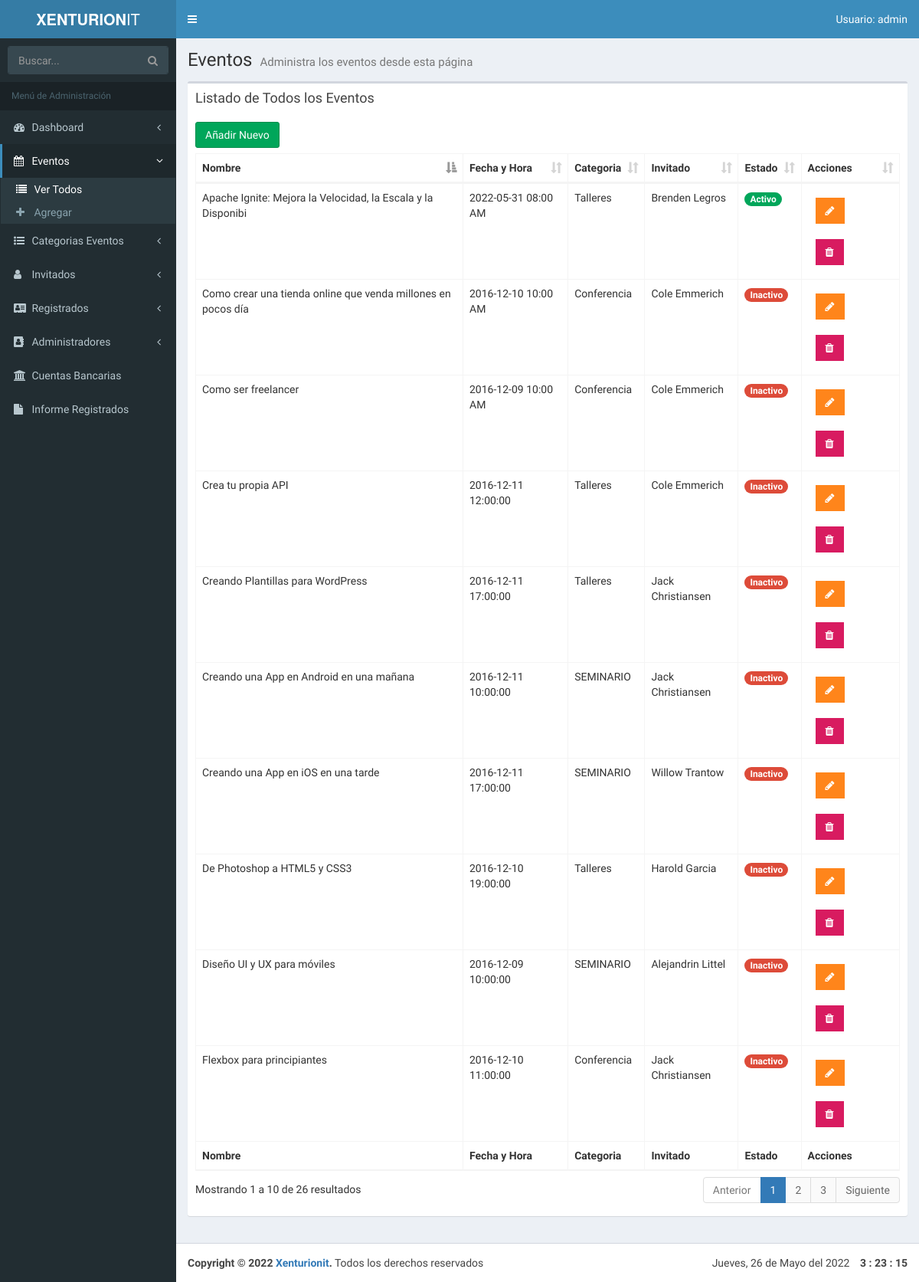
Before: /admin/lista-eventos.php (signed in) with the older database file.
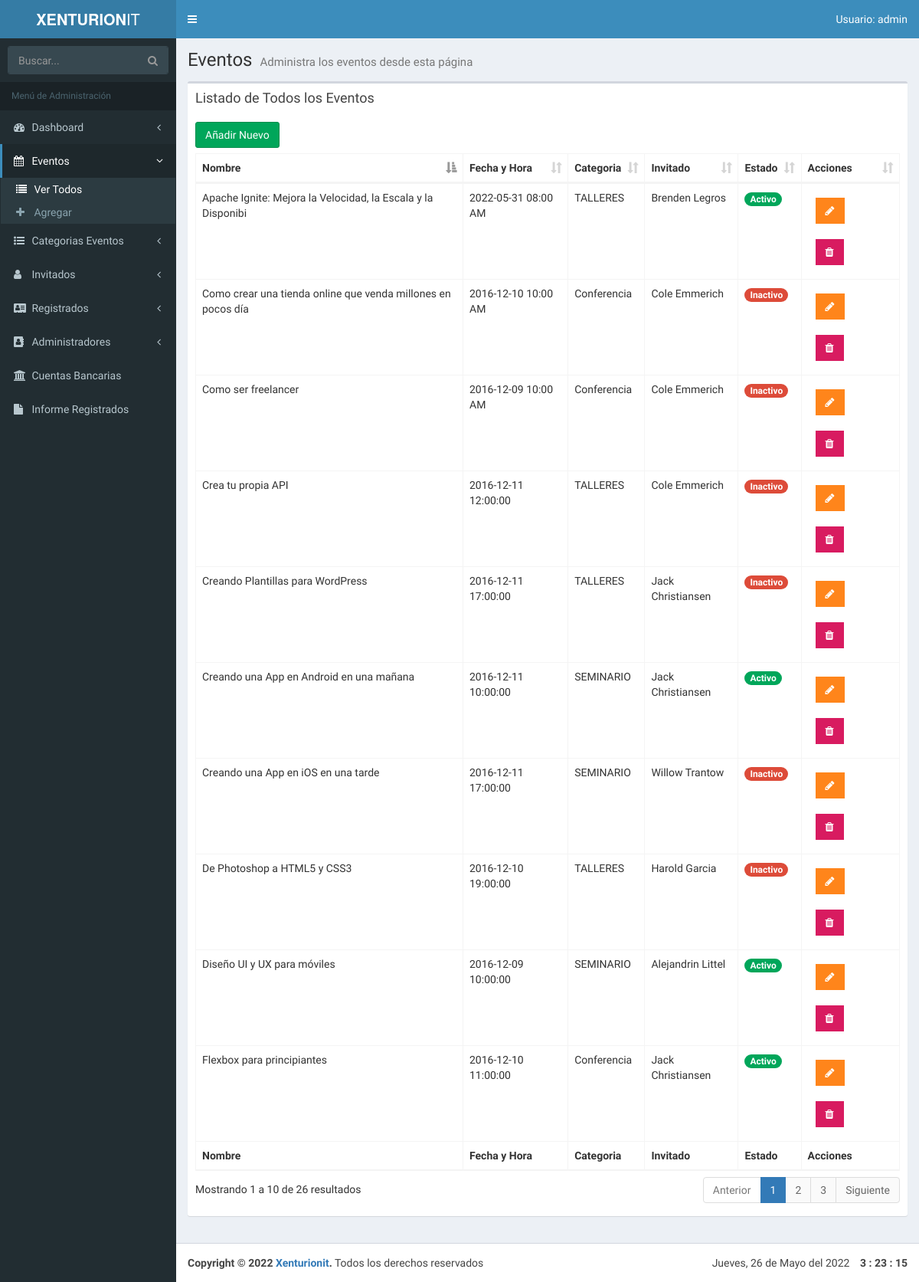
After: the same page with the newer database file.
### tables this page shows
CREATE TABLE `eventos` (
                           `evento_id` tinyint(10) NOT NULL AUTO_INCREMENT,
                           `nombre_evento` varchar(60) NOT NULL,
                           `fecha_evento` date NOT NULL,
                           `hora_evento` varchar(10) NOT NULL,
                           `cupo` int(11) DEFAULT NULL,
                           `id_cat_evento` tinyint(10) NOT NULL,
                           `id_inv` tinyint(4) NOT NULL,
                           `clave` varchar(10) NOT NULL,
                           `fecha_creado` datetime DEFAULT NULL,
                           `fecha_editado` date DEFAULT NULL,
                           `estado_evento` tinyint(1) DEFAULT NULL,
                           PRIMARY KEY (`evento_id`),
                           KEY `id_cat_evento` (`id_cat_evento`),
                           KEY `id_inv` (`id_inv`),
                           CONSTRAINT `eventos_ibfk_1` FOREIGN KEY (`id_cat_evento`) REFERENCES `categoria_evento` (`id_categoria`),
                           CONSTRAINT `eventos_ibfk_2` FOREIGN KEY (`id_inv`) REFERENCES `invitados` (`invitado_id`)
);

CREATE TABLE `categoria_evento` (
                                    `id_categoria` tinyint(10) NOT NULL AUTO_INCREMENT,
                                    `cat_evento` varchar(50) NOT NULL,
                                    `icono` varchar(15) NOT NULL,
                                    `actualizado` datetime NOT NULL,
                                    `estado_categoria` tinyint(1) DEFAULT NULL,
                                    PRIMARY KEY (`id_categoria`)
);

CREATE TABLE `invitados` (
                             `invitado_id` tinyint(4) NOT NULL AUTO_INCREMENT,
                             `nombre_invitado` varchar(30) NOT NULL,
                             `apellido_invitado` varchar(30) NOT NULL,
                             `descripcion` text NOT NULL,
                             `url_imagen` varchar(50) NOT NULL,
                             `editado` datetime NOT NULL,
                             `url_facebook` varchar(200) DEFAULT NULL,
                             `url_twitter` varchar(200) DEFAULT NULL,
                             `url_instagram` varchar(200) DEFAULT NULL,
                             `estado_invitado` tinyint(1) DEFAULT NULL,
                             PRIMARY KEY (`invitado_id`)
);

### admin/funciones/funciones.php (called while the page is built, shortened)
<?php
function obtener_template() {
    $file = basename($_SERVER['PHP_SELF']);
    $pagename = str_replace(".php","",$file);
    return $pagename;
}

### admin/lista-eventos.php (the view, shortened to what this page needs)
<?php
include_once 'funciones/funciones.php';
include_once 'templates/header.php'; ?>
<body class="hold-transition skin-blue fixed sidebar-mini">
<div class="wrapper">
    <?php include_once 'templates/barra.php'; ?>
    <?php include_once 'templates/navegacion.php'; ?>
    <div class="content-wrapper">
        <section class="content-header">
            <h1>
                Eventos
                <small>Administra los eventos desde esta página</small>
            </h1>
        </section>
        <section class="content">
            <div class="row">
                <div class="col-xs-12">
                    <div class="box">
                        <div class="box-header">
                            <h3 class="box-title">Listado de Todos los Eventos</h3>
                        </div>
                        <div class="box-body">
                            <a href="nuevo-evento.php" class="btn btn-success">Añadir Nuevo</a>
                            <table id="registros" class="table table-bordered table-hover">
                                <thead>
                                <tr>
                                    <th>Nombre</th>
                                    <th>Fecha y Hora</th>
                                    <th>Categoria</th>
                                    <th>Invitado</th>
                                    <th>Estado</th>
                                    <?php if($_SESSION['nivel'] == 1): ?>
                                        <th>Acciones</th>
                                    <?php endif; ?>
                                </tr>
                                </thead>
                                <tbody>
                                <?php
                                try {
                                    $sql = "SELECT `evento_id`, `nombre_evento`, `fecha_evento`, `hora_evento` , `cat_evento`, `nombre_invitado`, `apellido_invitado`, `estado_evento`";
                                    $sql .= "FROM `eventos` ";
                                    $sql .= "INNER JOIN `categoria_evento` ";
                                    $sql .= "ON eventos.id_cat_evento=categoria_evento.id_categoria ";
                                    $sql .= "INNER JOIN `invitados` ";
                                    $sql .= "ON eventos.id_inv=invitados.invitado_id ";
                                    $sql .= "ORDER BY `estado_evento` DESC";
                                    $resultado = $conn->query($sql);
                                } catch (Exception $e) {
                                    $error = $e->getMessage();
                                }
                                while($eventos = $resultado->fetch_assoc() ) {  ?>
                                    <tr>
                                        <td>
                                            <?php echo $eventos['nombre_evento'];?>
                                        </td>
                                        <td><?php echo $eventos['fecha_evento'] ." ". $eventos['hora_evento'];  ?></td>
                                        <td><?php echo $eventos['cat_evento'] ?></td>
                                        <td><?php echo $eventos['nombre_invitado'] . " " . $eventos['apellido_invitado']; ?></td>
                                        <td>
                                            <?php
                                            $estado = $eventos['estado_evento'];
                                            if($estado == 1):
                                                echo ' '.'<span class="badge bg-green">Activo</span>';
                                            else:
                                                echo ' '.'<span class="badge bg-red">Inactivo</span>';
                                            endif;
                                            ?>
                                        </td>
                                        <?php if($_SESSION['nivel'] == 1): ?>
                                            <td>
                                                <a href="editar-evento.php?id=<?php echo $eventos['evento_id']; ?>" type="button" class="btn bg-orange btn-flat margin"> <i class="fa fa-pencil" aria-hidden="true"></i></a>
                                                <a href="#" data-id="<?php echo $eventos['evento_id']; ?>" data-tipo="evento" type="button" class="btn bg-maroon btn-flat margin borrar_registro"><i class="fa fa-trash" aria-hidden="true"></i></a>
                                            </td>
                                        <?php endif; ?>
                                    </tr>
                                <?php } ?>
                                </tbody>
                                <tfoot>
                                <tr>
                                    <th>Nombre</th>
                                    <th>Fecha y Hora</th>
                                    <th>Categoria</th>
                                    <th>Invitado</th>
                                    <th>Estado</th>
                                    <?php if($_SESSION['nivel'] == 1): ?>
                                        <th>Acciones</th>
                                    <?php endif; ?>
                                </tr>
                                </tfoot>
                            </table>
                        </div>
                    </div>
                </div>
            </div>
        </section>
    </div>
    <?php
    include_once 'templates/footer.php';
    include_once 'templates/footer-scripts.php';
    ?>

### admin/templates/header.php (shortened to what this page needs)
<!DOCTYPE html>
<html>
<head>
      <link rel="stylesheet" href="css/select2.css">
      <link rel="stylesheet" href="css/bootstrap.min.css">
      <link rel="stylesheet" href="css/font-awesome.min.css">
      <link rel="stylesheet" href="css/ionicons.min.css">
      <link rel="stylesheet" href="css/AdminLTE.min.css">
      <link rel="stylesheet" href="css/sweetalert2.min.css">
      <link rel="stylesheet" href="css/dataTables.bootstrap.min.css">
      <link rel="stylesheet" href="css/bootstrap-datepicker.min.css">
      <link rel="stylesheet" href="css/bootstrap-timepicker.min.css">
      <link rel="stylesheet" href="css/fontawesome-iconpicker.css">
      <link rel="stylesheet" href="css/morris.css">
      <link rel="stylesheet" href="css/icheck.css">
      <link rel="stylesheet" href="css/_all-skins.min.css">
      <link rel="stylesheet" href="css/xenturion.css">
</head>

### admin/templates/barra.php (shortened to what this page needs)
<header class="main-header">
  <a href="../index.php" class="logo">
    <span class="logo-lg"><b>XENTURION</b>IT</span>
  </a>
  <nav class="navbar navbar-static-top">
    <a href="#" class="sidebar-toggle" data-toggle="push-menu" role="button">
    </a>
    <div class="navbar-custom-menu">
      <ul class="nav navbar-nav">
          <li class="dropdown user user-menu">
              <a href="#" class="dropdown-toggle" data-toggle="dropdown">
                <?php $usuario = $_SESSION['usuario']; ?>
                Usuario: <span class="hidden-xs"><?php echo $usuario; ?></span>
              </a>
          </li>
      </ul>
    </div>
  </nav>
</header>

### admin/templates/navegacion.php (shortened to what this page needs)
<?php $template = obtener_template(); ?>
  <aside class="main-sidebar">
    <section class="sidebar">
      <form action="#" method="get" class="sidebar-form">
        <div class="input-group">
          <input type="text" name="q" class="form-control" placeholder="Buscar...">
              <span class="input-group-btn">
                  <button type="submit" name="search" id="search-btn" class="btn btn-flat"><i class="fa fa-search"></i>
                  </button>
              </span>
        </div>
      </form>
      <ul class="sidebar-menu" data-widget="tree">
            <li class="header">Menú de Administración</li>
            <li class="treeview">
                <a href="#">
                    <i class="fa fa-dashboard"></i> <span>Dashboard</span>
                    <span class="pull-right-container">
                        <i class="fa fa-angle-left pull-right"></i>
                    </span>
                </a>
            </li>
            <?php $paginas = array('nuevo-evento', 'lista-eventos', 'editar-evento'); ?>
            <li class="treeview <?php echo (in_array($template, $paginas) ) ? 'active' : '' ?> ">
                <a href="#">
                    <i class="fa fa-calendar"></i> <span>Eventos </span>
                    <span class="pull-right-container">
                        <i class="fa fa-angle-left pull-right"></i>
                    </span>
                </a>
                <ul class="treeview-menu">
                    <li class="<?php echo ($template =='lista-eventos' ) ? 'active' : '' ?>">
                        <a href="lista-eventos.php"><i class="fa fa-list" aria-hidden="true"></i> Ver Todos</a>
                    </li>
                    <li class="<?php echo ($template =='nuevo-evento' ) ? 'active' : '' ?>">
                        <a href="nuevo-evento.php"><i class="fa fa-plus" aria-hidden="true"></i> Agregar</a>
                    </li>
                </ul>
            </li>
            <li class="treeview">
                <a href="#">
                    <i class="fa fa-list-ul"></i> <span>Categorias Eventos </span>
                    <span class="pull-right-container">
                        <i class="fa fa-angle-left pull-right"></i>
                    </span>
                </a>
            </li>
            <li class="treeview">
                <a href="#">
                    <i class="fa fa-user"></i> <span>Invitados </span>
                    <span class="pull-right-container">
                        <i class="fa fa-angle-left pull-right"></i>
                    </span>
                </a>
            </li>
            <li class="treeview">
                <a href="#">
                    <i class="fa fa-address-card"></i> <span>Registrados </span>
                    <span class="pull-right-container">
                        <i class="fa fa-angle-left pull-right"></i>
                    </span>
                </a>
            </li>
            <?php if($_SESSION['nivel'] == 1): ?>
                <li class="treeview">
                    <a href="#">
                        <i class="fa fa-address-book"></i> <span>Administradores </span>
                        <span class="pull-right-container">
                            <i class="fa fa-angle-left pull-right"></i>
                        </span>
                    </a>
                </li>
                <li class="treeview">
                    <a href="#">
                        <i class="fa fa-university"></i>
                        <span>Cuentas Bancarias</span>
                    </a>
                </li>
            <?php endif; ?>
          <?php if($_SESSION['nivel'] == 1): ?>
              <li class="treeview">
                  <a href="#">
                      <i class="fa fa-file"></i>
                      <span>Informe Registrados</span>
                  </a>
              </li>
          <?php endif; ?>
        </ul>
    </section>
  </aside>

### admin/templates/footer.php (shortened to what this page needs)
<footer class="main-footer">
    <div id="body">
        <div id="contenedor">
            <div id="copy" class="copy">
                <strong>Copyright &copy; <?php echo date('Y'); ?> <a href="../index.php">Xenturionit</a>.</strong> Todos
                los derechos reservados
            </div>
            <div id="clock">
                <span id="weekDay" class="weekDay"></span>,
                <span id="day" class="day"></span> de
                <span id="month" class="month"></span> del
                <span id="year" class="year" style="padding-right: 10px;"></span>
                <strong>
                <span id="hours" class="hours"></span> :
                <span id="minutes" class="minutes"></span> :
                <span id="seconds" class="seconds"></span>
                </strong>
            </div>
        </div>
    </div>
</footer>
</div>

### admin/templates/footer-scripts.php (shortened to what this page needs)
</body>
</html>

### admin/css/xenturion.css (style rules this page uses)
#contenedor { width: 100%; margin:0px; display:table; border-spacing:0px; }
#copy { width:50%; display:table-cell; text-align: left; }
#clock { width:50%; display:table-cell; text-align: right; }

Changed rows visible on the page:
changed through a linked row, eventos "Apache Ignite: Mejora la Velocidad, la Escala y la Disponibi": id_cat_evento.cat_evento "Talleres" → "TALLERES"
changed eventos "Diseño UI y UX para móviles": estado_evento "Inactivo" → "Activo"; moves up the list
changed eventos "Creando una App en Android en una mañana": estado_evento "Inactivo" → "Activo"; moves up the list
changed eventos "Flexbox para principiantes": estado_evento "Inactivo" → "Activo"; moves up the list
changed through a linked row, eventos "De Photoshop a HTML5 y CSS3": id_cat_evento.cat_evento "Talleres" → "TALLERES"
changed through a linked row, eventos "Crea tu propia API": id_cat_evento.cat_evento "Talleres" → "TALLERES"
changed through a linked row, eventos "Creando Plantillas para WordPress": id_cat_evento.cat_evento "Talleres" → "TALLERES"
